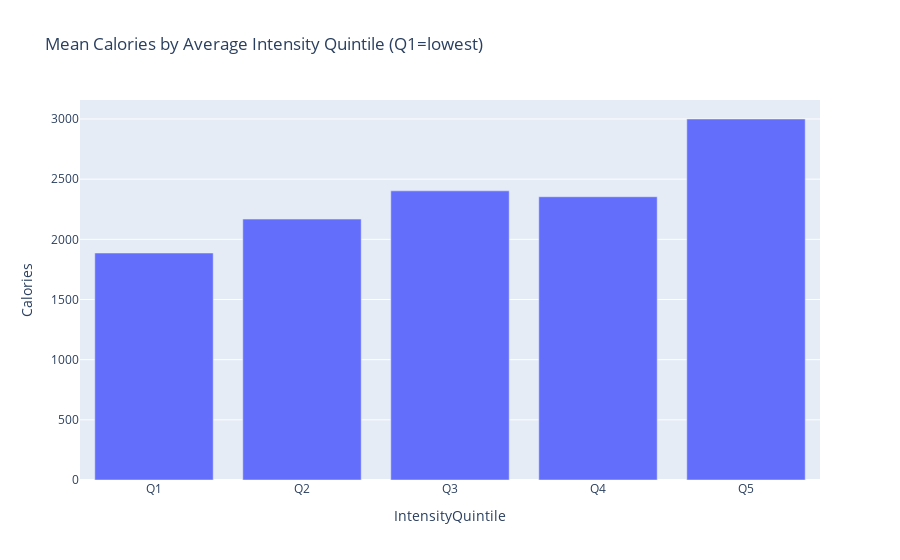
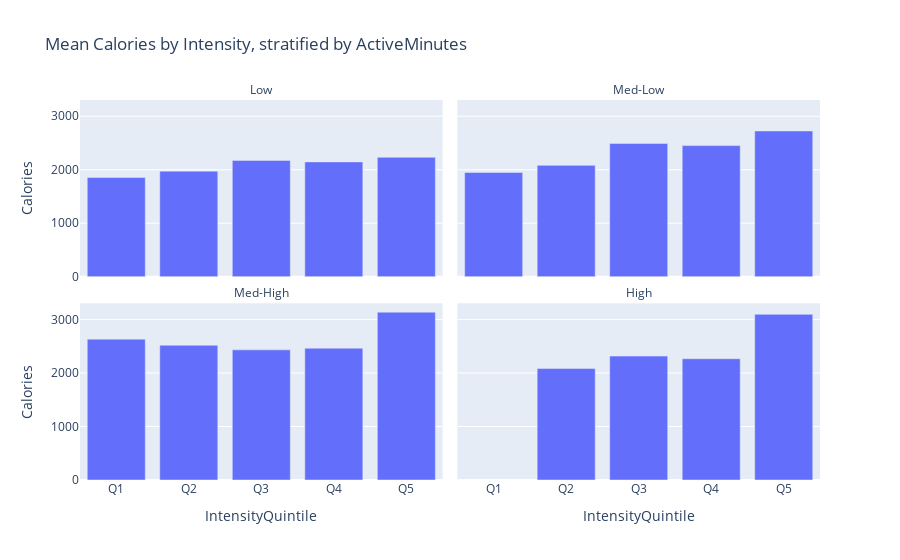

Notebook code cell kept with these figures, in order:
### Markdown cell above
As expected longer activity duration equals more calories used, it is noticeable that higher average intensity tend to burn more calories with the same activity duration.

### Code cell
r2 = result2.dropna(subset=['AverageIntensity','TotalSteps','ActiveMinutes','Calories']).copy()

r2['IntensityQuintile'] = pd.qcut(r2['AverageIntensity'], 5, labels=['Q1','Q2','Q3','Q4','Q5'])
#df with  mean calories vs average intensity, grouped by intensity group
df_q = (r2.groupby('IntensityQuintile', observed=True)['Calories']
          .mean().reset_index())

fig_q = px.bar(df_q, x='IntensityQuintile', y='Calories',
               title='Mean Calories by Average Intensity Quintile (Q1=lowest)')
fig_q.show()

r2['MinutesBin'] = pd.qcut(r2['ActiveMinutes'], 4, labels=['Low','Med-Low','Med-High','High'])
df = (r2.groupby(['MinutesBin','IntensityQuintile'], observed=True)['Calories']
              .mean().reset_index())
fig = px.bar(df, x='IntensityQuintile', y='Calories',
                   facet_col='MinutesBin', facet_col_wrap=2,
                   category_orders={'IntensityQuintile':['Q1','Q2','Q3','Q4','Q5']},
                   title='Mean Calories by Intensity, stratified by ActiveMinutes')
fig.for_each_annotation(lambda a: a.update(text=a.text.split('=')[-1]))
fig.show()

### Figure 1 — Plotly figure (JSON) as saved in the notebook; plotly's stock layout.template omitted (floating-point values rounded to 4 significant figures)
{"data": [{"hovertemplate": "IntensityQuintile=%{x}<br>Calories=%{y}<extra></extra>", "legendgroup": "", "marker": {"color": "#636efa", "pattern": {"shape": ""}}, "name": "", "orientation": "v", "showlegend": false, "textposition": "auto", "type": "bar", "x": ["Q1", "Q2", "Q3", "Q4", "Q5"], "xaxis": "x", "y": [1886.0, 2168.0, 2403.0, 2354.0, 3000.0], "yaxis": "y"}], "layout": {"barmode": "relative", "legend": {"tracegroupgap": 0}, "title": {"text": "Mean Calories by Average Intensity Quintile (Q1=lowest)"}, "xaxis": {"anchor": "y", "domain": [0, 1], "title": {"text": "IntensityQuintile"}}, "yaxis": {"anchor": "x", "domain": [0, 1], "title": {"text": "Calories"}}}}

### Figure 2 — Plotly figure (JSON) as saved in the notebook; plotly's stock layout.template omitted (floating-point values rounded to 4 significant figures)
{"data": [{"hovertemplate": "MinutesBin=Low<br>IntensityQuintile=%{x}<br>Calories=%{y}<extra></extra>", "legendgroup": "", "marker": {"color": "#636efa", "pattern": {"shape": ""}}, "name": "", "orientation": "v", "showlegend": false, "textposition": "auto", "type": "bar", "x": ["Q1", "Q2", "Q3", "Q4", "Q5"], "xaxis": "x3", "y": [1856.0, 1974.0, 2175.0, 2147.0, 2233.0], "yaxis": "y3"}, {"hovertemplate": "MinutesBin=Med-Low<br>IntensityQuintile=%{x}<br>Calories=%{y}<extra></extra>", "legendgroup": "", "marker": {"color": "#636efa", "pattern": {"shape": ""}}, "name": "", "orientation": "v", "showlegend": false, "textposition": "auto", "type": "bar", "x": ["Q1", "Q2", "Q3", "Q4", "Q5"], "xaxis": "x4", "y": [1949.0, 2082.0, 2493.0, 2451.0, 2725.0], "yaxis": "y4"}, {"hovertemplate": "MinutesBin=Med-High<br>IntensityQuintile=%{x}<br>Calories=%{y}<extra></extra>", "legendgroup": "", "marker": {"color": "#636efa", "pattern": {"shape": ""}}, "name": "", "orientation": "v", "showlegend": false, "textposition": "auto", "type": "bar", "x": ["Q1", "Q2", "Q3", "Q4", "Q5"], "xaxis": "x", "y": [2634.0, 2519.0, 2433.0, 2465.0, 3139.0], "yaxis": "y"}, {"hovertemplate": "MinutesBin=High<br>IntensityQuintile=%{x}<br>Calories=%{y}<extra></extra>", "legendgroup": "", "marker": {"color": "#636efa", "pattern": {"shape": ""}}, "name": "", "orientation": "v", "showlegend": false, "textposition": "auto", "type": "bar", "x": ["Q2", "Q3", "Q4", "Q5"], "xaxis": "x2", "y": [2084.0, 2317.0, 2268.0, 3098.0], "yaxis": "y2"}], "layout": {"annotations": [{"font": {}, "showarrow": false, "text": "Med-High", "x": 0.245, "xanchor": "center", "xref": "paper", "y": 0.465, "yanchor": "bottom", "yref": "paper"}, {"font": {}, "showarrow": false, "text": "High", "x": 0.755, "xanchor": "center", "xref": "paper", "y": 0.465, "yanchor": "bottom", "yref": "paper"}, {"font": {}, "showarrow": false, "text": "Low", "x": 0.245, "xanchor": "center", "xref": "paper", "y": 1.0, "yanchor": "bottom", "yref": "paper"}, {"font": {}, "showarrow": false, "text": "Med-Low", "x": 0.755, "xanchor": "center", "xref": "paper", "y": 1.0, "yanchor": "bottom", "yref": "paper"}], "barmode": "relative", "legend": {"tracegroupgap": 0}, "title": {"text": "Mean Calories by Intensity, stratified by ActiveMinutes"}, "xaxis": {"anchor": "y", "categoryarray": ["Q1", "Q2", "Q3", "Q4", "Q5"], "categoryorder": "array", "domain": [0, 0.49], "title": {"text": "IntensityQuintile"}}, "xaxis2": {"anchor": "y2", "categoryarray": ["Q1", "Q2", "Q3", "Q4", "Q5"], "categoryorder": "array", "domain": [0.51, 1], "matches": "x", "title": {"text": "IntensityQuintile"}}, "xaxis3": {"anchor": "y3", "domain": [0, 0.49], "matches": "x", "showticklabels": false}, "xaxis4": {"anchor": "y4", "domain": [0.51, 1], "matches": "x", "showticklabels": false}, "yaxis": {"anchor": "x", "domain": [0, 0.465], "title": {"text": "Calories"}}, "yaxis2": {"anchor": "x2", "domain": [0, 0.465], "matches": "y", "showticklabels": false}, "yaxis3": {"anchor": "x3", "domain": [0.535, 1.0], "matches": "y", "title": {"text": "Calories"}}, "yaxis4": {"anchor": "x4", "domain": [0.535, 1.0], "matches": "y", "showticklabels": false}}}
